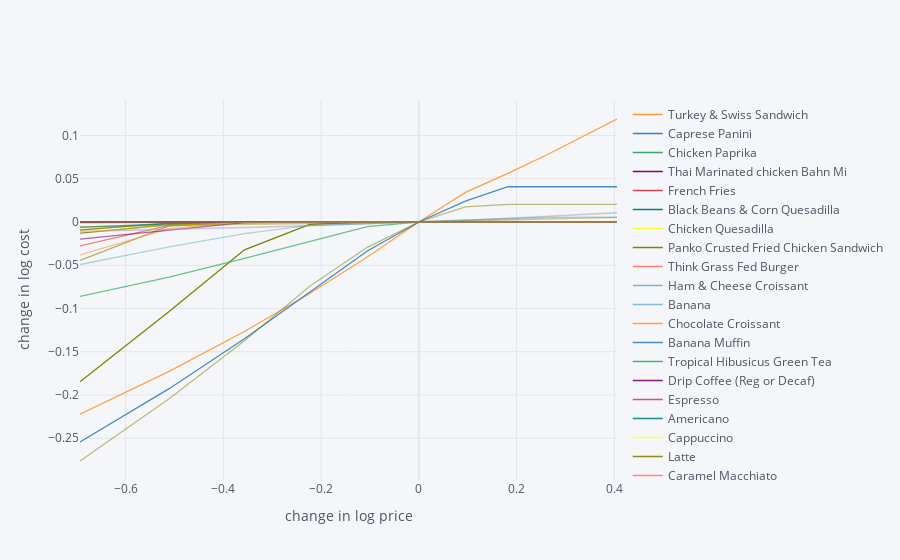

Write notebook code for a chart like this one.
### Code cell
#[C] Sensitivity of Solution
import cufflinks as cf
cf.go_offline()

def sense_solution(df, price, diet_min, diet_max, group):
    scale = [.5,.6,.7,.8,.9,1.,1.1,1.2,1.3,1.4,1.5]
    cost0 = solve_subsistence_problem(df,price,diet_min[group],diet_max[group],tol=tol).fun
    Price_response={}
    for s in scale:
        cost = {}
        for i,p in enumerate(price):
            my_p = price.copy()
            my_p[i] = p*s
            result = solve_subsistence_problem(df,my_p,diet_min[group],diet_max[group],tol=tol)
            
            cost[price.index[i]] = np.log(result.fun/cost0)
        Price_response[np.log(s)] = cost
    Price_response = pd.DataFrame(Price_response).T
    return Price_response.iplot(xTitle='change in log price',yTitle='change in log cost')
    
print(f"Effect of Price on Changes on in Females On Campus's Substistence Diet Cost") 
F_on_PR,df = sense_solution(D, Prices, bmin, bmax, groupF)
F_on_PR

print(f"Effect of Price on Changes on in Males On Campus's Substistence Diet Cost") 
M_on_PR = sense_solution(D, Prices, bmin, bmax, groupM)
M_on_PR

print(f"Effect of Price on Changes on in Females Off Campus's Substistence Diet Cost") 
F_off_PR = sense_solution(D_off, Prices_off, bmin_off, bmax_off, groupF)
F_off_PR

print(f"Effect of Price on Changes on in Males Off Campus's Substistence Diet Cost") 
M_off_PR = sense_solution(D_off, Prices_off, bmin_off, bmax_off, groupM)
M_off_PR

### Figure 1 — Plotly figure (JSON) as saved in the notebook; plotly's stock layout.template omitted (floating-point values rounded to 4 significant figures)
{"data": [{"line": {"color": "rgba(255, 153, 51, 1.0)", "dash": "solid", "shape": "linear", "width": 1.3}, "mode": "lines", "name": "Turkey & Swiss Sandwich", "text": "", "type": "scatter", "x": [-0.6931, -0.5108, -0.3567, -0.2231, -0.1054, 0, 0.09531, 0.1823, 0.2624, 0.3365, 0.4055], "y": [-5.928e-11, -4.147e-11, -2.759e-11, -1.651e-11, -7.495e-12, 0, 6.444e-12, 1.205e-11, 1.688e-11, 2.122e-11, 2.524e-11]}, {"line": {"color": "rgba(55, 128, 191, 1.0)", "dash": "solid", "shape": "linear", "width": 1.3}, "mode": "lines", "name": "Caprese Panini", "text": "", "type": "scatter", "x": [-0.6931, -0.5108, -0.3567, -0.2231, -0.1054, 0, 0.09531, 0.1823, 0.2624, 0.3365, 0.4055], "y": [2.568e-09, 3.753e-10, -1.47e-10, -8.727e-11, -3.881e-11, 0, 3.011e-11, 5.371e-11, 7.266e-11, 8.802e-11, 1.004e-10]}, {"line": {"color": "rgba(50, 171, 96, 1.0)", "dash": "solid", "shape": "linear", "width": 1.3}, "mode": "lines", "name": "Chicken Paprika", "text": "", "type": "scatter", "x": [-0.6931, -0.5108, -0.3567, -0.2231, -0.1054, 0, 0.09531, 0.1823, 0.2624, 0.3365, 0.4055], "y": [4.574e-11, 3.505e-11, 2.629e-11, 1.789e-11, 9.29e-12, 0, -9.389e-12, -1.898e-11, -2.85e-11, -3.802e-11, -4.74e-11]}, {"line": {"color": "rgba(128, 0, 128, 1.0)", "dash": "solid", "shape": "linear", "width": 1.3}, "mode": "lines", "name": "Thai Marinated chicken Bahn Mi", "text": "", "type": "scatter", "x": [-0.6931, -0.5108, -0.3567, -0.2231, -0.1054, 0, 0.09531, 0.1823, 0.2624, 0.3365, 0.4055], "y": [3.57e-11, 2.358e-11, 1.462e-11, 8.058e-12, 3.216e-12, 0, -1.87e-12, -2.71e-12, -2.692e-12, -2.048e-12, -8.086e-13]}, {"line": {"color": "rgba(219, 64, 82, 1.0)", "dash": "solid", "shape": "linear", "width": 1.3}, "mode": "lines", "name": "French Fries", "text": "", "type": "scatter", "x": [-0.6931, -0.5108, -0.3567, -0.2231, -0.1054, 0, 0.09531, 0.1823, 0.2624, 0.3365, 0.4055], "y": [1.46e-09, 1.077e-09, 4.814e-10, 1.661e-10, 6.403e-11, 0, -4.345e-11, -7.314e-11, -9.383e-11, -1.084e-10, -1.186e-10]}, {"line": {"color": "rgba(0, 128, 128, 1.0)", "dash": "solid", "shape": "linear", "width": 1.3}, "mode": "lines", "name": "Black Beans & Corn Quesadilla ", "text": "", "type": "scatter", "x": [-0.6931, -0.5108, -0.3567, -0.2231, -0.1054, 0, 0.09531, 0.1823, 0.2624, 0.3365, 0.4055], "y": [-3.081e-10, -8.471e-11, -3.77e-11, -2.055e-11, -9.359e-12, 0, 8.409e-12, 1.539e-11, 2.131e-11, 2.641e-11, 3.053e-11]}, {"line": {"color": "rgba(255, 255, 51, 1.0)", "dash": "solid", "shape": "linear", "width": 1.3}, "mode": "lines", "name": "Chicken Quesadilla ", "text": "", "type": "scatter", "x": [-0.6931, -0.5108, -0.3567, -0.2231, -0.1054, 0, 0.09531, 0.1823, 0.2624, 0.3365, 0.4055], "y": [-1.354e-10, -1.058e-10, -7.743e-11, -5.04e-11, -2.46e-11, 0, 2.283e-11, 4.4e-11, 6.392e-11, 8.285e-11, 1.008e-10]}, {"line": {"color": "rgba(128, 128, 0, 1.0)", "dash": "solid", "shape": "linear", "width": 1.3}, "mode": "lines", "name": "Panko Crusted Fried Chicken Sandwich", "text": "", "type": "scatter", "x": [-0.6931, -0.5108, -0.3567, -0.2231, -0.1054, 0, 0.09531, 0.1823, 0.2624, 0.3365, 0.4055], "y": [-0.1848, -0.1036, -0.03215, -0.002783, 1.261e-07, 0, 3.304e-09, 2.878e-09, 1.309e-09, 3.298e-09, 3.533e-09]}, {"line": {"color": "rgba(251, 128, 114, 1.0)", "dash": "solid", "shape": "linear", "width": 1.3}, "mode": "lines", "name": "Think Grass Fed Burger", "text": "", "type": "scatter", "x": [-0.6931, -0.5108, -0.3567, -0.2231, -0.1054, 0, 0.09531, 0.1823, 0.2624, 0.3365, 0.4055], "y": [-0.02762, -0.003857, -1.218e-10, -1.986e-11, -1.401e-11, 0, 1.761e-11, 3.511e-11, 5.164e-11, 6.676e-11, 8.065e-11]}, {"line": {"color": "rgba(128, 177, 211, 1.0)", "dash": "solid", "shape": "linear", "width": 1.3}, "mode": "lines", "name": "Ham & Cheese Croissant", "text": "", "type": "scatter", "x": [-0.6931, -0.5108, -0.3567, -0.2231, -0.1054, 0, 0.09531, 0.1823, 0.2624, 0.3365, 0.4055], "y": [-2.84e-11, -2.265e-11, -1.688e-11, -1.127e-11, -5.581e-12, 0, 5.608e-12, 1.109e-11, 1.62e-11, 2.122e-11, 2.619e-11]}, {"line": {"color": "rgba(128, 177, 211, 0.8999999999999999)", "dash": "solid", "shape": "linear", "width": 1.3}, "mode": "lines", "name": "Banana", "text": "", "type": "scatter", "x": [-0.6931, -0.5108, -0.3567, -0.2231, -0.1054, 0, 0.09531, 0.1823, 0.2624, 0.3365, 0.4055], "y": [-0.0004077, -8.976e-05, 1.024e-08, 1.264e-09, 2.983e-10, 0, -1.321e-10, -1.976e-10, -2.335e-10, -2.546e-10, -2.672e-10]}, {"line": {"color": "rgba(255, 153, 51, 0.8999999999999999)", "dash": "solid", "shape": "linear", "width": 1.3}, "mode": "lines", "name": "Chocolate Croissant", "text": "", "type": "scatter", "x": [-0.6931, -0.5108, -0.3567, -0.2231, -0.1054, 0, 0.09531, 0.1823, 0.2624, 0.3365, 0.4055], "y": [-0.2223, -0.1727, -0.1267, -0.08263, -0.04046, 0, 0.0343, 0.05626, 0.07774, 0.09877, 0.1191]}, {"line": {"color": "rgba(55, 128, 191, 0.8999999999999999)", "dash": "solid", "shape": "linear", "width": 1.3}, "mode": "lines", "name": "Banana Muffin", "text": "", "type": "scatter", "x": [-0.6931, -0.5108, -0.3567, -0.2231, -0.1054, 0, 0.09531, 0.1823, 0.2624, 0.3365, 0.4055], "y": [-0.2544, -0.1927, -0.135, -0.08112, -0.03355, 0, 0.0241, 0.04075, 0.04075, 0.04075, 0.04075]}, {"line": {"color": "rgba(50, 171, 96, 0.8999999999999999)", "dash": "solid", "shape": "linear", "width": 1.3}, "mode": "lines", "name": "Tropical Hibusicus Green Tea", "text": "", "type": "scatter", "x": [-0.6931, -0.5108, -0.3567, -0.2231, -0.1054, 0, 0.09531, 0.1823, 0.2624, 0.3365, 0.4055], "y": [-2.384e-10, -8.645e-11, -1.137e-11, 1.227e-11, 1.14e-11, 0, -1.548e-11, -3.258e-11, -5.004e-11, -6.747e-11, -8.462e-11]}, {"line": {"color": "rgba(128, 0, 128, 0.8999999999999999)", "dash": "solid", "shape": "linear", "width": 1.3}, "mode": "lines", "name": "Drip Coffee (Reg or Decaf)", "text": "", "type": "scatter", "x": [-0.6931, -0.5108, -0.3567, -0.2231, -0.1054, 0, 0.09531, 0.1823, 0.2624, 0.3365, 0.4055], "y": [0, 0, 0, 0, 0, 0, 0, 0, 0, 0, 0]}, {"line": {"color": "rgba(219, 64, 82, 0.8999999999999999)", "dash": "solid", "shape": "linear", "width": 1.3}, "mode": "lines", "name": "Espresso", "text": "", "type": "scatter", "x": [-0.6931, -0.5108, -0.3567, -0.2231, -0.1054, 0, 0.09531, 0.1823, 0.2624, 0.3365, 0.4055], "y": [2.712e-10, 1.212e-10, 6.349e-11, 3.196e-11, 1.333e-11, 0, -1.115e-11, -2.02e-11, -2.701e-11, -3.114e-11, -3.231e-11]}, {"line": {"color": "rgba(0, 128, 128, 0.8999999999999999)", "dash": "solid", "shape": "linear", "width": 1.3}, "mode": "lines", "name": "Americano", "text": "", "type": "scatter", "x": [-0.6931, -0.5108, -0.3567, -0.2231, -0.1054, 0, 0.09531, 0.1823, 0.2624, 0.3365, 0.4055], "y": [0, 0, 0, 0, 0, 0, 0, 0, 0, 0, 0]}, {"line": {"color": "rgba(255, 255, 51, 0.8999999999999999)", "dash": "solid", "shape": "linear", "width": 1.3}, "mode": "lines", "name": "Cappuccino", "text": "", "type": "scatter", "x": [-0.6931, -0.5108, -0.3567, -0.2231, -0.1054, 0, 0.09531, 0.1823, 0.2624, 0.3365, 0.4055], "y": [8.25e-09, 1.205e-09, 7.781e-10, 3.278e-10, 9.715e-11, 0, -4.329e-11, -6.38e-11, -7.506e-11, -8.223e-11, -8.727e-11]}, {"line": {"color": "rgba(128, 128, 0, 0.8999999999999999)", "dash": "solid", "shape": "linear", "width": 1.3}, "mode": "lines", "name": "Latte", "text": "", "type": "scatter", "x": [-0.6931, -0.5108, -0.3567, -0.2231, -0.1054, 0, 0.09531, 0.1823, 0.2624, 0.3365, 0.4055], "y": [-0.0128, -0.003199, -0.0009548, 1.951e-09, 1.497e-09, 0, -3.644e-10, 1.124e-07, 3.303e-08, -3.467e-10, -3.588e-10]}, {"line": {"color": "rgba(251, 128, 114, 0.8999999999999999)", "dash": "solid", "shape": "linear", "width": 1.3}, "mode": "lines", "name": "Caramel Macchiato", "text": "", "type": "scatter", "x": [-0.6931, -0.5108, -0.3567, -0.2231, -0.1054, 0, 0.09531, 0.1823, 0.2624, 0.3365, 0.4055], "y": [9.273e-11, 7.351e-12, -1.351e-11, -1.325e-11, -7.179e-12, 0, 7.512e-12, 1.525e-11, 2.318e-11, 3.123e-11, 3.938e-11]}, {"line": {"color": "rgba(251, 128, 114, 0.7999999999999998)", "dash": "solid", "shape": "linear", "width": 1.3}, "mode": "lines", "name": "Hot Chocolate", "text": "", "type": "scatter", "x": [-0.6931, -0.5108, -0.3567, -0.2231, -0.1054, 0, 0.09531, 0.1823, 0.2624, 0.3365, 0.4055], "y": [-0.0009424, 5.059e-10, -3.024e-10, -1.569e-10, -5.856e-11, 0, 3.241e-11, 5.106e-11, 6.23e-11, 6.946e-11, 7.443e-11]}, {"line": {"color": "rgba(128, 177, 211, 0.7999999999999998)", "dash": "solid", "shape": "linear", "width": 1.3}, "mode": "lines", "name": "Steamed Milk", "text": "", "type": "scatter", "x": [-0.6931, -0.5108, -0.3567, -0.2231, -0.1054, 0, 0.09531, 0.1823, 0.2624, 0.3365, 0.4055], "y": [-2.075e-10, -8.318e-11, -1.477e-10, -8.477e-11, -3.492e-11, 0, 2.062e-11, 3.111e-11, 3.522e-11, 3.574e-11, 3.435e-11]}, {"line": {"color": "rgba(255, 153, 51, 0.7999999999999998)", "dash": "solid", "shape": "linear", "width": 1.3}, "mode": "lines", "name": "Hot Tea", "text": "", "type": "scatter", "x": [-0.6931, -0.5108, -0.3567, -0.2231, -0.1054, 0, 0.09531, 0.1823, 0.2624, 0.3365, 0.4055], "y": [8.83e-09, -2.992e-10, -2.968e-10, -3.28e-10, -2.583e-11, 0, -1.905e-11, -4.38e-11, -8.223e-11, -1.365e-10, 1.768e-09]}, {"line": {"color": "rgba(55, 128, 191, 0.7999999999999998)", "dash": "solid", "shape": "linear", "width": 1.3}, "mode": "lines", "name": "Chef Salad", "text": "", "type": "scatter", "x": [-0.6931, -0.5108, -0.3567, -0.2231, -0.1054, 0, 0.09531, 0.1823, 0.2624, 0.3365, 0.4055], "y": [-9.892e-11, -6.686e-11, -4.297e-11, -2.492e-11, -1.098e-11, 0, 8.704e-12, 1.544e-11, 2.06e-11, 2.478e-11, 2.808e-11]}, {"line": {"color": "rgba(50, 171, 96, 0.7999999999999998)", "dash": "solid", "shape": "linear", "width": 1.3}, "mode": "lines", "name": "Tropical Fruit Bowl", "text": "", "type": "scatter", "x": [-0.6931, -0.5108, -0.3567, -0.2231, -0.1054, 0, 0.09531, 0.1823, 0.2624, 0.3365, 0.4055], "y": [-4.151e-10, 7.017e-08, -2.695e-10, -2.054e-10, -8.184e-11, 0, 6.594e-11, 1.463e-10, 2.528e-10, 8.929e-10, 1.69e-09]}, {"line": {"color": "rgba(128, 0, 128, 0.7999999999999998)", "dash": "solid", "shape": "linear", "width": 1.3}, "mode": "lines", "name": "Raspberry Chobani Greek Yogurt ", "text": "", "type": "scatter", "x": [-0.6931, -0.5108, -0.3567, -0.2231, -0.1054, 0, 0.09531, 0.1823, 0.2624, 0.3365, 0.4055], "y": [-7e-11, -5.083e-11, -3.487e-11, -2.134e-11, -9.87e-12, 0, 8.63e-12, 1.598e-11, 2.221e-11, 2.784e-11, 3.273e-11]}, {"line": {"color": "rgba(219, 64, 82, 0.7999999999999998)", "dash": "solid", "shape": "linear", "width": 1.3}, "mode": "lines", "name": "Strawberry Banana Naked Juice ", "text": "", "type": "scatter", "x": [-0.6931, -0.5108, -0.3567, -0.2231, -0.1054, 0, 0.09531, 0.1823, 0.2624, 0.3365, 0.4055], "y": [-0.0001545, 3.623e-09, 7.19e-10, 2.653e-10, 9.057e-11, 0, -5.413e-11, -8.698e-11, -1.075e-10, -1.202e-10, -1.282e-10]}, {"line": {"color": "rgba(0, 128, 128, 0.7999999999999998)", "dash": "solid", "shape": "linear", "width": 1.3}, "mode": "lines", "name": "Yerbamate", "text": "", "type": "scatter", "x": [-0.6931, -0.5108, -0.3567, -0.2231, -0.1054, 0, 0.09531, 0.1823, 0.2624, 0.3365, 0.4055], "y": [2.346e-09, 2.449e-09, -2.427e-10, -2.182e-10, -1.761e-10, 0, 1.307e-10, 2.356e-10, 3.248e-10, 4.012e-10, 4.625e-10]}, {"line": {"color": "rgba(255, 255, 51, 0.7999999999999998)", "dash": "solid", "shape": "linear", "width": 1.3}, "mode": "lines", "name": "Winter Chopped Salad", "text": "", "type": "scatter", "x": [-0.6931, -0.5108, -0.3567, -0.2231, -0.1054, 0, 0.09531, 0.1823, 0.2624, 0.3365, 0.4055], "y": [-3.793e-11, -2.531e-11, -1.644e-11, -9.667e-12, -4.391e-12, 0, 3.735e-12, 7.055e-12, 1e-11, 1.265e-11, 1.503e-11]}, {"line": {"color": "rgba(128, 128, 0, 0.7999999999999998)", "dash": "solid", "shape": "linear", "width": 1.3}, "mode": "lines", "name": "Kale & Beets", "text": "", "type": "scatter", "x": [-0.6931, -0.5108, -0.3567, -0.2231, -0.1054, 0, 0.09531, 0.1823, 0.2624, 0.3365, 0.4055], "y": [-0.009253, -0.001267, 4.317e-08, -1.712e-10, 1.417e-10, 0, -2.895e-10, -2.933e-10, 1.014e-08, 4.95e-10, 7.276e-09]}, {"line": {"color": "rgba(128, 128, 0, 0.7)", "dash": "solid", "shape": "linear", "width": 1.3}, "mode": "lines", "name": "Vegetable Cassoulet", "text": "", "type": "scatter", "x": [-0.6931, -0.5108, -0.3567, -0.2231, -0.1054, 0, 0.09531, 0.1823, 0.2624, 0.3365, 0.4055], "y": [-2.954e-11, -1.864e-11, -1.119e-11, -6.006e-12, -2.407e-12, 0, 1.646e-12, 2.629e-12, 3.074e-12, 3.108e-12, 2.863e-12]}, {"line": {"color": "rgba(251, 128, 114, 0.7)", "dash": "solid", "shape": "linear", "width": 1.3}, "mode": "lines", "name": "Roast Chicken Breast", "text": "", "type": "scatter", "x": [-0.6931, -0.5108, -0.3567, -0.2231, -0.1054, 0, 0.09531, 0.1823, 0.2624, 0.3365, 0.4055], "y": [-9.975e-12, -9.685e-12, -8.521e-12, -6.376e-12, -3.535e-12, 0, 4.141e-12, 8.807e-12, 1.375e-11, 1.886e-11, 2.437e-11]}, {"line": {"color": "rgba(128, 177, 211, 0.7)", "dash": "solid", "shape": "linear", "width": 1.3}, "mode": "lines", "name": "King Salmon & French Lentils", "text": "", "type": "scatter", "x": [-0.6931, -0.5108, -0.3567, -0.2231, -0.1054, 0, 0.09531, 0.1823, 0.2624, 0.3365, 0.4055], "y": [-3.734e-11, -4.299e-11, -3.939e-11, -2.982e-11, -1.619e-11, 0, 1.763e-11, 3.565e-11, 5.418e-11, 7.28e-11, 9.143e-11]}, {"line": {"color": "rgba(255, 153, 51, 0.7)", "dash": "solid", "shape": "linear", "width": 1.3}, "mode": "lines", "name": "Beef Bourguignon", "text": "", "type": "scatter", "x": [-0.6931, -0.5108, -0.3567, -0.2231, -0.1054, 0, 0.09531, 0.1823, 0.2624, 0.3365, 0.4055], "y": [-2.374e-11, -2.308e-11, -1.918e-11, -1.36e-11, -6.983e-12, 0, 7.342e-12, 1.466e-11, 2.181e-11, 2.891e-11, 3.607e-11]}, {"line": {"color": "rgba(55, 128, 191, 0.7)", "dash": "solid", "shape": "linear", "width": 1.3}, "mode": "lines", "name": "Chocolate Cake", "text": "", "type": "scatter", "x": [-0.6931, -0.5108, -0.3567, -0.2231, -0.1054, 0, 0.09531, 0.1823, 0.2624, 0.3365, 0.4055], "y": [-4.459e-11, -3.437e-11, -2.477e-11, -1.583e-11, -7.583e-12, 0, 6.988e-12, 1.324e-11, 1.878e-11, 2.367e-11, 2.822e-11]}, {"line": {"color": "rgba(50, 171, 96, 0.7)", "dash": "solid", "shape": "linear", "width": 1.3}, "mode": "lines", "name": "Steamed Veggie Bun", "text": "", "type": "scatter", "x": [-0.6931, -0.5108, -0.3567, -0.2231, -0.1054, 0, 0.09531, 0.1823, 0.2624, 0.3365, 0.4055], "y": [-0.08607, -0.06384, -0.0421, -0.02273, -0.00529, 0, 7.501e-11, -1.979e-11, 1.17e-10, 4.274e-10, 6.627e-10]}, {"line": {"color": "rgba(128, 0, 128, 0.7)", "dash": "solid", "shape": "linear", "width": 1.3}, "mode": "lines", "name": "Steamed Chicken Bun", "text": "", "type": "scatter", "x": [-0.6931, -0.5108, -0.3567, -0.2231, -0.1054, 0, 0.09531, 0.1823, 0.2624, 0.3365, 0.4055], "y": [-2.412e-11, -1.923e-11, -1.445e-11, -9.626e-12, -4.784e-12, 0, 4.831e-12, 9.618e-12, 1.402e-11, 1.835e-11, 2.25e-11]}, {"line": {"color": "rgba(219, 64, 82, 0.7)", "dash": "solid", "shape": "linear", "width": 1.3}, "mode": "lines", "name": "Veggie Spring Rolls", "text": "", "type": "scatter", "x": [-0.6931, -0.5108, -0.3567, -0.2231, -0.1054, 0, 0.09531, 0.1823, 0.2624, 0.3365, 0.4055], "y": [-2.246e-11, -1.457e-11, -9.084e-12, -5.191e-12, -2.273e-12, 0, 1.963e-12, 3.579e-12, 5.239e-12, 6.755e-12, 8.233e-12]}, {"line": {"color": "rgba(0, 128, 128, 0.7)", "dash": "solid", "shape": "linear", "width": 1.3}, "mode": "lines", "name": "Vietnamese Coffee", "text": "", "type": "scatter", "x": [-0.6931, -0.5108, -0.3567, -0.2231, -0.1054, 0, 0.09531, 0.1823, 0.2624, 0.3365, 0.4055], "y": [-0.006225, -0.002007, 3.207e-07, 1.423e-09, -2.204e-10, 0, 2.063e-10, 3.758e-10, 5.024e-10, 5.902e-10, 6.467e-10]}, {"line": {"color": "rgba(255, 255, 51, 0.7)", "dash": "solid", "shape": "linear", "width": 1.3}, "mode": "lines", "name": "Vegan Pho ", "text": "", "type": "scatter", "x": [-0.6931, -0.5108, -0.3567, -0.2231, -0.1054, 0, 0.09531, 0.1823, 0.2624, 0.3365, 0.4055], "y": [-7.52e-11, -6.183e-11, -4.892e-11, -3.439e-11, -1.792e-11, 0, 1.857e-11, 3.72e-11, 5.608e-11, 7.501e-11, 9.385e-11]}, {"line": {"color": "rgba(255, 255, 51, 0.5999999999999999)", "dash": "solid", "shape": "linear", "width": 1.3}, "mode": "lines", "name": "Hibiscus Lemonade", "text": "", "type": "scatter", "x": [-0.6931, -0.5108, -0.3567, -0.2231, -0.1054, 0, 0.09531, 0.1823, 0.2624, 0.3365, 0.4055], "y": [-1.829e-11, -1.457e-11, -1.095e-11, -7.253e-12, -3.586e-12, 0, 3.58e-12, 7.137e-12, 1.057e-11, 1.382e-11, 1.698e-11]}, {"line": {"color": "rgba(128, 128, 0, 0.5999999999999999)", "dash": "solid", "shape": "linear", "width": 1.3}, "mode": "lines", "name": "Breakfast Burrito", "text": "", "type": "scatter", "x": [-0.6931, -0.5108, -0.3567, -0.2231, -0.1054, 0, 0.09531, 0.1823, 0.2624, 0.3365, 0.4055], "y": [-0.04438, -0.00461, -3.254e-10, -1.49e-10, -5.171e-11, 0, 2.792e-11, 4.36e-11, 5.275e-11, 5.805e-11, 6.094e-11]}, {"line": {"color": "rgba(251, 128, 114, 0.5999999999999999)", "dash": "solid", "shape": "linear", "width": 1.3}, "mode": "lines", "name": "Bacon Burrito", "text": "", "type": "scatter", "x": [-0.6931, -0.5108, -0.3567, -0.2231, -0.1054, 0, 0.09531, 0.1823, 0.2624, 0.3365, 0.4055], "y": [-1.22e-10, -8.943e-11, -6.147e-11, -3.761e-11, -1.733e-11, 0, 1.477e-11, 2.693e-11, 3.733e-11, 4.634e-11, 5.408e-11]}, {"line": {"color": "rgba(128, 177, 211, 0.5999999999999999)", "dash": "solid", "shape": "linear", "width": 1.3}, "mode": "lines", "name": "Turkey Sausage Burrito ", "text": "", "type": "scatter", "x": [-0.6931, -0.5108, -0.3567, -0.2231, -0.1054, 0, 0.09531, 0.1823, 0.2624, 0.3365, 0.4055], "y": [-6.001e-11, -4.423e-11, -3.08e-11, -1.916e-11, -8.962e-12, 0, 8.04e-12, 1.505e-11, 2.121e-11, 2.682e-11, 3.187e-11]}, {"line": {"color": "rgba(255, 153, 51, 0.5999999999999999)", "dash": "solid", "shape": "linear", "width": 1.3}, "mode": "lines", "name": "Breakfast Egg Croissant ", "text": "", "type": "scatter", "x": [-0.6931, -0.5108, -0.3567, -0.2231, -0.1054, 0, 0.09531, 0.1823, 0.2624, 0.3365, 0.4055], "y": [-0.03802, -0.007755, 4.859e-09, 1.822e-08, -3.651e-10, 0, 3.543e-09, 7.208e-09, 6.151e-09, 2.982e-09, 1.924e-08]}, {"line": {"color": "rgba(55, 128, 191, 0.5999999999999999)", "dash": "solid", "shape": "linear", "width": 1.3}, "mode": "lines", "name": "Bacon Croissant ", "text": "", "type": "scatter", "x": [-0.6931, -0.5108, -0.3567, -0.2231, -0.1054, 0, 0.09531, 0.1823, 0.2624, 0.3365, 0.4055], "y": [-4.984e-11, -3.923e-11, -2.899e-11, -1.902e-11, -9.335e-12, 0, 9.131e-12, 1.759e-11, 2.564e-11, 3.351e-11, 4.106e-11]}, {"line": {"color": "rgba(50, 171, 96, 0.5999999999999999)", "dash": "solid", "shape": "linear", "width": 1.3}, "mode": "lines", "name": "Turkey Saussage Croissant ", "text": "", "type": "scatter", "x": [-0.6931, -0.5108, -0.3567, -0.2231, -0.1054, 0, 0.09531, 0.1823, 0.2624, 0.3365, 0.4055], "y": [-6.79e-11, -5.374e-11, -3.978e-11, -2.612e-11, -1.281e-11, 0, 1.232e-11, 2.361e-11, 3.437e-11, 4.474e-11, 5.448e-11]}, {"line": {"color": "rgba(128, 0, 128, 0.5999999999999999)", "dash": "solid", "shape": "linear", "width": 1.3}, "mode": "lines", "name": "Hash Brown Patties", "text": "", "type": "scatter", "x": [-0.6931, -0.5108, -0.3567, -0.2231, -0.1054, 0, 0.09531, 0.1823, 0.2624, 0.3365, 0.4055], "y": [-0.01973, -0.009214, -0.0008309, -2.457e-10, 1.155e-09, 0, -3.27e-10, -2.029e-10, -2.811e-10, -1.068e-10, -8.736e-11]}, {"line": {"color": "rgba(219, 64, 82, 0.5999999999999999)", "dash": "solid", "shape": "linear", "width": 1.3}, "mode": "lines", "name": "Small Fruit Cup", "text": "", "type": "scatter", "x": [-0.6931, -0.5108, -0.3567, -0.2231, -0.1054, 0, 0.09531, 0.1823, 0.2624, 0.3365, 0.4055], "y": [6.72e-11, 1.762e-11, -2.138e-12, -8.383e-12, -6.54e-12, 0, 9.344e-12, 1.99e-11, 3.097e-11, 4.237e-11, 5.376e-11]}, {"line": {"color": "rgba(0, 128, 128, 0.5999999999999999)", "dash": "solid", "shape": "linear", "width": 1.3}, "mode": "lines", "name": "Philly Cheesesteak", "text": "", "type": "scatter", "x": [-0.6931, -0.5108, -0.3567, -0.2231, -0.1054, 0, 0.09531, 0.1823, 0.2624, 0.3365, 0.4055], "y": [-3.122e-11, -2.341e-11, -1.661e-11, -1.06e-11, -5.068e-12, 0, 4.827e-12, 9.407e-12, 1.352e-11, 1.75e-11, 2.121e-11]}, {"line": {"color": "rgba(0, 128, 128, 0.49999999999999983)", "dash": "solid", "shape": "linear", "width": 1.3}, "mode": "lines", "name": "Cheeseburger", "text": "", "type": "scatter", "x": [-0.6931, -0.5108, -0.3567, -0.2231, -0.1054, 0, 0.09531, 0.1823, 0.2624, 0.3365, 0.4055], "y": [1.693e-12, 4.299e-13, -2.358e-13, -4.799e-13, -3.942e-13, 0, 6.848e-13, 1.513e-12, 2.529e-12, 3.712e-12, 4.958e-12]}, {"line": {"color": "rgba(255, 255, 51, 0.49999999999999983)", "dash": "solid", "shape": "linear", "width": 1.3}, "mode": "lines", "name": "Beyond Burger", "text": "", "type": "scatter", "x": [-0.6931, -0.5108, -0.3567, -0.2231, -0.1054, 0, 0.09531, 0.1823, 0.2624, 0.3365, 0.4055], "y": [2.233e-09, 8.844e-10, 4.886e-10, 2.162e-10, 7.36e-11, 0, -3.882e-11, -5.75e-11, -6.465e-11, -6.461e-11, -5.994e-11]}, {"line": {"color": "rgba(128, 128, 0, 0.49999999999999983)", "dash": "solid", "shape": "linear", "width": 1.3}, "mode": "lines", "name": "Fried Chicken Sandwhich", "text": "", "type": "scatter", "x": [-0.6931, -0.5108, -0.3567, -0.2231, -0.1054, 0, 0.09531, 0.1823, 0.2624, 0.3365, 0.4055], "y": [-0.2764, -0.2044, -0.1372, -0.07433, -0.02929, 0, 0.01738, 0.02042, 0.02042, 0.02042, 0.02042]}, {"line": {"color": "rgba(251, 128, 114, 0.49999999999999983)", "dash": "solid", "shape": "linear", "width": 1.3}, "mode": "lines", "name": "Salmon and Fennel Slaw Sandwhich", "text": "", "type": "scatter", "x": [-0.6931, -0.5108, -0.3567, -0.2231, -0.1054, 0, 0.09531, 0.1823, 0.2624, 0.3365, 0.4055], "y": [2.721e-10, 1.887e-10, 1.123e-10, 6.12e-11, 2.611e-11, 0, -2.049e-11, -3.691e-11, -5.066e-11, -6.248e-11, -7.306e-11]}, {"line": {"color": "rgba(128, 177, 211, 0.49999999999999983)", "dash": "solid", "shape": "linear", "width": 1.3}, "mode": "lines", "name": "Mapo Tofu Bowl", "text": "", "type": "scatter", "x": [-0.6931, -0.5108, -0.3567, -0.2231, -0.1054, 0, 0.09531, 0.1823, 0.2624, 0.3365, 0.4055], "y": [-7.135e-11, -5.529e-11, -3.211e-11, -1.427e-11, -3.992e-12, 0, -7.692e-13, -5.047e-12, -1.177e-11, -2.023e-11, -2.987e-11]}, {"line": {"color": "rgba(255, 153, 51, 0.49999999999999983)", "dash": "solid", "shape": "linear", "width": 1.3}, "mode": "lines", "name": "Salmon Larb Bowl", "text": "", "type": "scatter", "x": [-0.6931, -0.5108, -0.3567, -0.2231, -0.1054, 0, 0.09531, 0.1823, 0.2624, 0.3365, 0.4055], "y": [0, 0, 0, 0, 0, 0, 0, 0, 0, 0, 0]}, {"line": {"color": "rgba(55, 128, 191, 0.49999999999999983)", "dash": "solid", "shape": "linear", "width": 1.3}, "mode": "lines", "name": "Buffalo Chicken Salad", "text": "", "type": "scatter", "x": [-0.6931, -0.5108, -0.3567, -0.2231, -0.1054, 0, 0.09531, 0.1823, 0.2624, 0.3365, 0.4055], "y": [-1.172e-10, -8.5e-11, -5.847e-11, -3.599e-11, -1.671e-11, 0, 1.448e-11, 2.676e-11, 3.758e-11, 4.721e-11, 5.587e-11]}, {"line": {"color": "rgba(50, 171, 96, 0.49999999999999983)", "dash": "solid", "shape": "linear", "width": 1.3}, "mode": "lines", "name": "California Greens Salad", "text": "", "type": "scatter", "x": [-0.6931, -0.5108, -0.3567, -0.2231, -0.1054, 0, 0.09531, 0.1823, 0.2624, 0.3365, 0.4055], "y": [-2.612e-10, -1.385e-10, -7.469e-11, -3.706e-11, -1.416e-11, 0, 8.872e-12, 1.443e-11, 1.779e-11, 1.992e-11, 2.117e-11]}, {"line": {"color": "rgba(128, 0, 128, 0.49999999999999983)", "dash": "solid", "shape": "linear", "width": 1.3}, "mode": "lines", "name": "Buffalo Chicken Loaded Fries", "text": "", "type": "scatter", "x": [-0.6931, -0.5108, -0.3567, -0.2231, -0.1054, 0, 0.09531, 0.1823, 0.2624, 0.3365, 0.4055], "y": [1.339e-11, 1.026e-11, 7.199e-12, 4.412e-12, 2.075e-12, 0, -1.65e-12, -2.997e-12, -3.972e-12, -4.613e-12, -4.923e-12]}, {"line": {"color": "rgba(219, 64, 82, 0.49999999999999983)", "dash": "solid", "shape": "linear", "width": 1.3}, "mode": "lines", "name": "Cross Cut Fries", "text": "", "type": "scatter", "x": [-0.6931, -0.5108, -0.3567, -0.2231, -0.1054, 0, 0.09531, 0.1823, 0.2624, 0.3365, 0.4055], "y": [-1.388e-11, -1.129e-11, -8.65e-12, -5.868e-12, -3.015e-12, 0, 3.157e-12, 6.244e-12, 9.49e-12, 1.259e-11, 1.573e-11]}, {"line": {"color": "rgba(219, 64, 82, 0.39999999999999974)", "dash": "solid", "shape": "linear", "width": 1.3}, "mode": "lines", "name": "Side Green Salad", "text": "", "type": "scatter", "x": [-0.6931, -0.5108, -0.3567, -0.2231, -0.1054, 0, 0.09531, 0.1823, 0.2624, 0.3365, 0.4055], "y": [0, 0, 0, 0, 0, 0, 0, 0, 0, 0, 0]}, {"line": {"color": "rgba(0, 128, 128, 0.39999999999999974)", "dash": "solid", "shape": "linear", "width": 1.3}, "mode": "lines", "name": "Large Fruit Salad", "text": "", "type": "scatter", "x": [-0.6931, -0.5108, -0.3567, -0.2231, -0.1054, 0, 0.09531, 0.1823, 0.2624, 0.3365, 0.4055], "y": [-2.259e-10, -2.118e-10, -1.593e-10, -1.047e-10, -5.092e-11, 0, 4.502e-11, 8.504e-11, 1.208e-10, 1.524e-10, 1.801e-10]}, {"line": {"color": "rgba(255, 255, 51, 0.39999999999999974)", "dash": "solid", "shape": "linear", "width": 1.3}, "mode": "lines", "name": "Regular Coffee", "text": "", "type": "scatter", "x": [-0.6931, -0.5108, -0.3567, -0.2231, -0.1054, 0, 0.09531, 0.1823, 0.2624, 0.3365, 0.4055], "y": [-2.559e-12, -2.437e-11, -2.841e-11, -2.295e-11, -1.259e-11, 0, 1.347e-11, 2.63e-11, 3.88e-11, 5.054e-11, 6.165e-11]}, {"line": {"color": "rgba(128, 128, 0, 0.39999999999999974)", "dash": "solid", "shape": "linear", "width": 1.3}, "mode": "lines", "name": "Decaf Coffee", "text": "", "type": "scatter", "x": [-0.6931, -0.5108, -0.3567, -0.2231, -0.1054, 0, 0.09531, 0.1823, 0.2624, 0.3365, 0.4055], "y": [-0.005276, -0.004218, -0.003162, -0.002107, -0.001053, 0, 0.001052, 0.002102, 0.003152, 0.004201, 0.005248]}, {"line": {"color": "rgba(251, 128, 114, 0.39999999999999974)", "dash": "solid", "shape": "linear", "width": 1.3}, "mode": "lines", "name": "Orange Juice", "text": "", "type": "scatter", "x": [-0.6931, -0.5108, -0.3567, -0.2231, -0.1054, 0, 0.09531, 0.1823, 0.2624, 0.3365, 0.4055], "y": [-0.01045, -0.008348, -0.006254, -0.004165, -0.00208, 0, 0.002076, 0.004148, 0.006215, 0.008279, 0.01034]}, {"line": {"color": "rgba(128, 177, 211, 0.39999999999999974)", "dash": "solid", "shape": "linear", "width": 1.3}, "mode": "lines", "name": "Milk", "text": "", "type": "scatter", "x": [-0.6931, -0.5108, -0.3567, -0.2231, -0.1054, 0, 0.09531, 0.1823, 0.2624, 0.3365, 0.4055], "y": [-0.01119, -0.00894, -0.006698, -0.00446, -0.002228, 0, 0.002223, 0.00444, 0.006653, 0.008861, 0.01106]}, {"line": {"color": "rgba(255, 153, 51, 0.39999999999999974)", "dash": "solid", "shape": "linear", "width": 1.3}, "mode": "lines", "name": "Rotisserie Tri Tip", "text": "", "type": "scatter", "x": [-0.6931, -0.5108, -0.3567, -0.2231, -0.1054, 0, 0.09531, 0.1823, 0.2624, 0.3365, 0.4055], "y": [3.367e-11, 6.864e-12, -2.496e-12, -3.391e-12, -1.457e-12, 0, -3.163e-13, -2.97e-12, -7.75e-12, -1.429e-11, -2.211e-11]}, {"line": {"color": "rgba(55, 128, 191, 0.39999999999999974)", "dash": "solid", "shape": "linear", "width": 1.3}, "mode": "lines", "name": "Roasted Chicken Breast", "text": "", "type": "scatter", "x": [-0.6931, -0.5108, -0.3567, -0.2231, -0.1054, 0, 0.09531, 0.1823, 0.2624, 0.3365, 0.4055], "y": [4.113e-12, 2.512e-12, 1.269e-12, 4.725e-13, 6.528e-14, 0, 3.706e-13, 9.073e-13, 1.756e-12, 2.977e-12, 4.389e-12]}, {"line": {"color": "rgba(50, 171, 96, 0.39999999999999974)", "dash": "solid", "shape": "linear", "width": 1.3}, "mode": "lines", "name": "Seared Salmon Fillet", "text": "", "type": "scatter", "x": [-0.6931, -0.5108, -0.3567, -0.2231, -0.1054, 0, 0.09531, 0.1823, 0.2624, 0.3365, 0.4055], "y": [8.282e-11, 5.148e-09, 3.894e-09, 1.052e-09, -3.434e-10, 0, 3.859e-10, 8.808e-09, -1.211e-10, 1.754e-08, 1.787e-08]}, {"line": {"color": "rgba(128, 0, 128, 0.39999999999999974)", "dash": "solid", "shape": "linear", "width": 1.3}, "mode": "lines", "name": "Seared Tofu", "text": "", "type": "scatter", "x": [-0.6931, -0.5108, -0.3567, -0.2231, -0.1054, 0, 0.09531, 0.1823, 0.2624, 0.3365, 0.4055], "y": [3.721e-09, 7.952e-08, 1.746e-10, 3.461e-10, -1.435e-10, 0, 1.01e-10, 1.704e-10, 2.174e-10, 2.488e-10, 2.697e-10]}, {"line": {"color": "rgba(128, 0, 128, 0.2999999999999999)", "dash": "solid", "shape": "linear", "width": 1.3}, "mode": "lines", "name": "Salad Seasonal Greens", "text": "", "type": "scatter", "x": [-0.6931, -0.5108, -0.3567, -0.2231, -0.1054, 0, 0.09531, 0.1823, 0.2624, 0.3365, 0.4055], "y": [0, 0, 0, 0, 0, 0, 0, 0, 0, 0, 0]}, {"line": {"color": "rgba(219, 64, 82, 0.2999999999999999)", "dash": "solid", "shape": "linear", "width": 1.3}, "mode": "lines", "name": "Garlic Fries", "text": "", "type": "scatter", "x": [-0.6931, -0.5108, -0.3567, -0.2231, -0.1054, 0, 0.09531, 0.1823, 0.2624, 0.3365, 0.4055], "y": [5.278e-10, 3.815e-10, 2.496e-10, 1.438e-10, 6.248e-11, 0, -4.959e-11, -8.728e-11, -1.162e-10, -1.384e-10, -1.557e-10]}, {"line": {"color": "rgba(0, 128, 128, 0.2999999999999999)", "dash": "solid", "shape": "linear", "width": 1.3}, "mode": "lines", "name": "Vegetable Medley", "text": "", "type": "scatter", "x": [-0.6931, -0.5108, -0.3567, -0.2231, -0.1054, 0, 0.09531, 0.1823, 0.2624, 0.3365, 0.4055], "y": [-0.04915, -0.02882, -0.01354, -0.0038, -0.001734, 0, 0.001731, 0.00346, 0.005185, 0.005522, 0.005522]}, {"line": {"color": "rgba(255, 255, 51, 0.2999999999999999)", "dash": "solid", "shape": "linear", "width": 1.3}, "mode": "lines", "name": "Heriloom Grains", "text": "", "type": "scatter", "x": [-0.6931, -0.5108, -0.3567, -0.2231, -0.1054, 0, 0.09531, 0.1823, 0.2624, 0.3365, 0.4055], "y": [-0.01165, -0.003552, -0.0007867, 1.852e-09, 9.29e-11, 0, 3.618e-11, 1.123e-10, 1.976e-10, 2.781e-10, 3.484e-10]}, {"line": {"color": "rgba(128, 128, 0, 0.2999999999999999)", "dash": "solid", "shape": "linear", "width": 1.3}, "mode": "lines", "name": "Brown Rice", "text": "", "type": "scatter", "x": [-0.6931, -0.5108, -0.3567, -0.2231, -0.1054, 0, 0.09531, 0.1823, 0.2624, 0.3365, 0.4055], "y": [-1.064e-10, -8.881e-11, -6.696e-11, -4.382e-11, -2.129e-11, 0, 1.898e-11, 3.553e-11, 5.008e-11, 6.283e-11, 7.376e-11]}], "layout": {"autosize": true, "legend": {"bgcolor": "#F5F6F9", "font": {"color": "#4D5663"}}, "paper_bgcolor": "#F5F6F9", "plot_bgcolor": "#F5F6F9", "title": {"font": {"color": "#4D5663"}}, "xaxis": {"autorange": true, "gridcolor": "#E1E5ED", "range": [-0.6931, 0.4055], "showgrid": true, "tickfont": {"color": "#4D5663"}, "title": {"font": {"color": "#4D5663"}, "text": "change in log price"}, "type": "linear", "zerolinecolor": "#E1E5ED"}, "yaxis": {"autorange": true, "gridcolor": "#E1E5ED", "range": [-0.2984, 0.1411], "showgrid": true, "tickfont": {"color": "#4D5663"}, "title": {"font": {"color": "#4D5663"}, "text": "change in log cost"}, "type": "linear", "zerolinecolor": "#E1E5ED"}}}
